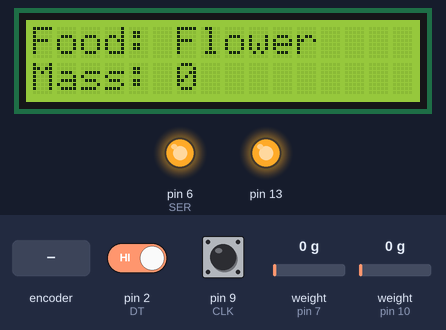
A sketch run on a simulated Arduino Uno, built with avr-gcc and run on an emulated ATmega328P. On the bench: 16×2 character LCD, output pins drawn as LEDs (lit = HIGH). Wiring (inferred from the names in the program): HX711 load-cell converter: data pin 10; SCK pin 4. The test bench sets the inputs (shaded band); at power-on: pin 2 (DT) HIGH, pin 9 (CLK) HIGH, weight on the scale (sensors on pin 7, pin 10) 0 g. Pins used as bus, display or sensor lines are not drawn.

Above: at 1.4 s.
1.5 s: pin 2 (DT) driven LOW
At 2.8 s:
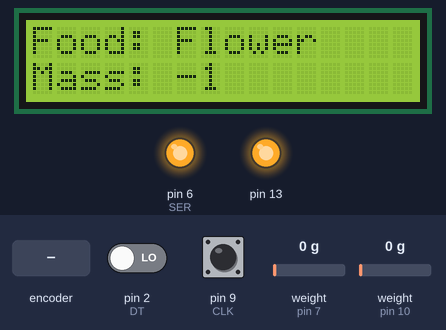
3.1 s: rotary encoder on pin 9 (CLK) / pin 2 (DT) turned 2 steps (second pin leading)
At 4.4 s:
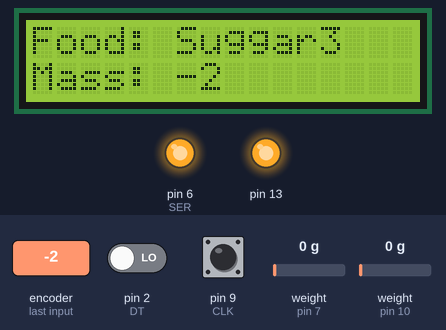
5.0 s: rotary encoder on pin 9 (CLK) / pin 2 (DT) turned 2 steps (second pin leading)
At 5.16 s:
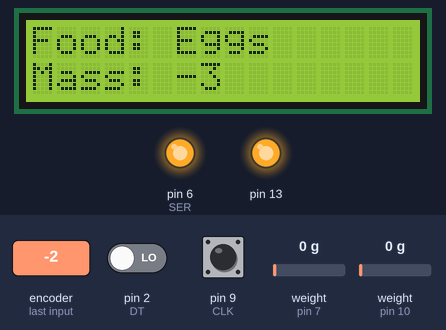
Timing chart, 0 to 8.0 s (numbered marks = the images above; inputs shaded):
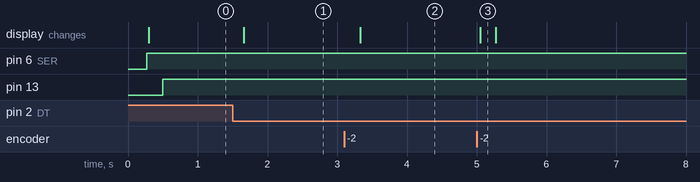

The sketch:

DT_Scales.ino
```cpp
#include "HX711.h" //include lib for scale ADC
HX711 scale(7,8); //initiate scale on pins 7 &

#include <LCD.h> //include LCD libs
#include <LiquidCrystal_I2C.h> //i2c LIB for LCD

#define I2C_ADDR 0x27  // Define I2C Address where the PCF8574A is
#define BACKLIGHT_PIN 3
#define En_pin 2
#define Rw_pin 1
#define Rs_pin 0
#define D4_pin 4
#define D5_pin 5
#define D6_pin 6
#define D7_pin 7

LiquidCrystal_I2C lcd(I2C_ADDR, En_pin, Rw_pin, Rs_pin, D4_pin, D5_pin, D6_pin, D7_pin); //Decalre LCD

void lcdREFRESH(){
  lcd.clear(); //refresh lcd
  lcd.setCursor(1, 0);// set lcd to "home"

}


//TEAR
#define tear_pin 10 //pin for tear button
int tear_offset = 0; //declare the tear veriable as a global

int read_scale_adjusted(bool tear){ //return the adjusteed readering of the scale
  //int RAW_read = scale.read(); //read the scale for procesing later
  //int MAP_read = (RAW_read+198729);
  //MAP_read = MAP_read/-369;

  int MAP_read = map(scale.read(), -196601.7354, -208234.47, 0, 41);
  delay(100);

  if(tear == true){
    return(MAP_read+tear_offset);
  }else{
   return(MAP_read);
  }
}


//FOODS
String foods[3] = {"Flower  ", "Eggs    ", "Suggar3   "};


//SHIFT REGISTER
#define SER    6  // data in
#define SRCLK  5  // shift register clock
#define SRCLR  4  // clear shift register
#define RCLK   3  // storage register

// clear the shift registers without affecting the storage registers.
void clearShiftRegisters() {
  digitalWrite(SRCLR,LOW);
  digitalWrite(SRCLR,HIGH);
}

// All the data in the shift registers moves over 1 unit and the new data goes in at shift register 0.
// The data that was in the shift register 7 goes to the next register (if any).
void shiftDataIn(int data) {
  digitalWrite(SER,data);
  digitalWrite(SRCLK,HIGH);
  digitalWrite(SRCLK,LOW);
}

// copy the 8 shift registers into the shift registers,
// which changes the output voltage of the pins.
void copyShiftToStorage() {
  digitalWrite(RCLK,HIGH);
  digitalWrite(RCLK,LOW);
}

//output two numbers to the shift registers.
void outputLED(int v1, int v2){
  clearShiftRegisters();
  for (int i = 0; i < 10; i++){
    if(v1>0){
      shiftDataIn(1);
      v1=v1-1;
    }else{
      shiftDataIn(0);
    }

  }

    for (int i = 0; i < 10; i++){
    if(v2>0){
      shiftDataIn(1);
      v2=v2-1;
    }else{
      shiftDataIn(0);
    }
  }
  copyShiftToStorage();

}//end outputLED


//ROTARY ENCODER
#define DT 2 //pin for rot encoder
#define CLK 9 //pin for rot encoder
unsigned short int encoder0POS = 0; //value for rot encoder mode A

volatile bool turndetected;
volatile bool up;

void encoderisr ()  {
  turndetected = true;
  up = (digitalRead(CLK) == digitalRead(DT));
}

void encoderREFRESH(){ //function to update encoder
  if (turndetected) {//if isr flag is set
    if(up){
      encoder0POS++;
    }else{
      encoder0POS--;
    }
    turndetected = false; //rest isr flag

    #if defined(SERIAL_DEBUG)
      Serial.println("ENCODER REFRESHED");
    #endif
  }
}//end encoderREFRESH

void setup() {
  pinMode(13, OUTPUT);

  lcd.begin(16, 2); //begin LCD
  lcd.setBacklightPin(BACKLIGHT_PIN, POSITIVE);// Switch on the backlight
  lcd.setBacklight(HIGH);
  lcd.home();  // go home

  pinMode(SER,OUTPUT);
  pinMode(SRCLK,OUTPUT);
  pinMode(SRCLR,OUTPUT);
  pinMode(RCLK,OUTPUT);

  pinMode(tear_pin, INPUT_PULLUP);

  clearShiftRegisters();

  lcdREFRESH();//clear LCD

  tear_offset = 0 - read_scale_adjusted(false);
  Serial.begin(9600);

  attachInterrupt (digitalPinToInterrupt(2),encoderisr,FALLING); //rotary encoder isr
}

void loop() {
  encoderREFRESH();//refresh encoder

   //outputLED(map(read_scale_adjusted(true), 0, 50,0,10), 5);
  outputLED(10,10);
  char msg[21];

  lcd.setCursor(0, 0);// Next line
  lcd.print("Food: " + foods[encoder0POS % 3]);


  sprintf(msg, "Mass: %-7d", encoder0POS);
  lcd.setCursor(0, 1);// Next line
  lcd.print(msg);


   if(digitalRead(tear_pin) == LOW){//if the tear button has been pressed
    tear_offset = 0 - read_scale_adjusted(false);
    digitalWrite(13,HIGH);
   }
}
```

Measured:
- after the input at 1.5 s, the display: changes after 0.16 s (image 1)
- after the input at 3.1 s, the display: changes after 0.23 s (image 2)
- after the input at 5.0 s, the display: changes after 0.05 s (image 3)
